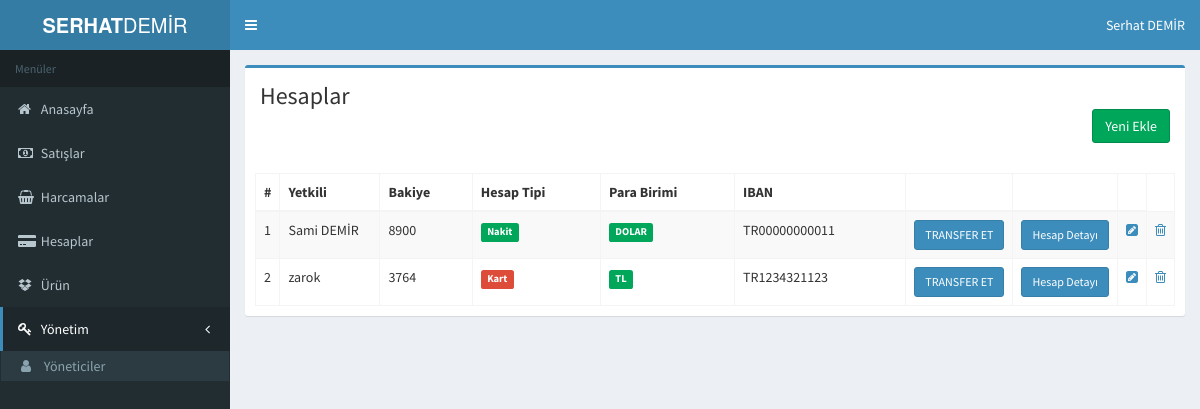
Screenshot of /proje/account.php (signed in) with the database file from the repository.
### tables this page shows
CREATE TABLE `account` (
  `account_id` int(11) NOT NULL,
  `account_date` datetime NOT NULL DEFAULT current_timestamp(),
  `account_authorized_name_surname` varchar(100) NOT NULL,
  `account_company` varchar(100) NOT NULL,
  `type` varchar(50) NOT NULL,
  `birim` varchar(50) NOT NULL,
  `bakiye` int(11) NOT NULL,
  `account_email` varchar(50) NOT NULL,
  `account_phone` varchar(50) NOT NULL,
  `account_tax_office` varchar(50) NOT NULL,
  `account_tax_number` varchar(50) NOT NULL,
  `account_iban` varchar(50) NOT NULL,
  `account_adress` text NOT NULL
);

### proje/setconfig.php (called while the page is built, shortened)
<?php
require_once 'netting/class.crud.php';
$db=new crud();
 ?>

### proje/netting/class.crud.php (called while the page is built, shortened)
<?php
class crud {
	private $db;
	private $dbhost=DBHOST;
	private $dbuser=DBUSER;
	private $dbpass=DBPWD;
	private $dbname=DBNAME;
	function __construct() {
		try {
			$this->db=new PDO('mysql:host='.$this->dbhost.';dbname='.$this->dbname.';charset=utf8',$this->dbuser,$this->dbpass);
		} catch (Exception $e) {
			die("Bağlantı Başarısız:".$e->getMessage());
		}
	}
	public function read($table,$options=[]) {
		try {
			if (isset($options['columns_name']) && empty($options['limit'])) {
				$stmt=$this->db->prepare("SELECT * FROM $table order by {$options['columns_name']} {$options['columns_sort']}");
			} else if (isset($options['columns_name']) && isset($options['limit'])) {
				$stmt=$this->db->prepare("SELECT * FROM $table order by {$options['columns_name']} {$options['columns_sort']} limit {$options['limit']}");
			} else {
				$stmt=$this->db->prepare("SELECT * FROM $table");
			}
			$stmt->execute();
			return $stmt;
		} catch (Exception $e) {
			echo $e->getMessage();
			return false;
		}
	}
}
?>

### proje/account.php (the view, shortened to what this page needs)
<?php
require_once 'header.php';
require_once 'sidebar.php'
?>
<div class="content-wrapper">
  <section class="content">
<div class="box box-primary">
 <div class="content-header">
  <h1 >Hesaplar</h1>
  <div align="right">
    <a href="?accountInsert=true"><button class="btn btn-success">Yeni Ekle</button></a>
    <br><br>
  </div>
</div>
<div class="box-body">
  <table id="example1" class="table table-bordered table-striped">
    <thead>
      <tr>
        <th align="center" width="5">#</th>
        <th>Yetkili</th>
        <th>Bakiye</th>
        <th>Hesap Tipi</th>
        <th>Para Birimi</th>
        <th>IBAN</th>
        <th></th>
        <th></th>
        <th></th>
      </tr>
    </thead>
    <tbody>
      <?php
      $sql=$db->read("account",[
        "columns_name" => "account_id",
        "columns_sort" => "DESC"
      ]);
      $say=1;
      while ($row=$sql->fetch(PDO::FETCH_ASSOC)) {  ?>
        <tr>
          <td><?php echo $say++; ?></td>
          <td width="100"><?php echo $row['account_authorized_name_surname'] ?></td>
          <td><?php echo $row['bakiye'] ?></td>
          <td><?php echo ($row['type']=='Nakit') ? "<span class='label label-success'>Nakit</span>" : "<span class='label label-danger'>Kart</span>" ?></td>
          <td><?php echo ($row['birim']=='DOLAR') ? "<span class='label label-success'>DOLAR</span>" : "<span class='label label-success'>TL</span>" ?></td>
          <td><?php echo $row['account_iban'] ?></td>
          <td width="20"><a href="transferet.php?id=<?php echo $row['account_id']; ?>"><button class="btn btn-primary btn-sm">TRANSFER ET</button></a></td>
          <td width="20"><a href="account-details.php?account_id=<?php echo $row['account_id']; ?>"><button class="btn btn-primary btn-sm">Hesap Detayı</button></a></td>
          <td align="center" width="5"><a href="?accountUpdate=true&account_id=<?php echo $row['account_id'] ?>"><i class="fa fa-pencil-square"></i></a></td>
          <td align="center" width="5"><a href="?accountDelete=True&account_id=<?php echo $row['account_id'] ?>"><i class="fa fa-trash-o"></i></a></td>
        </tr>
      <?php } ?>
    </table>
  </div>
</div>
</section>
</div>
<?php require_once 'footer.php'; ?>

### rows the page displays
account: account_authorized_name_surname "Sami DEMİR", bakiye "8900", type "Nakit", birim "DOLAR", account_iban "TR00000000011"
account: account_authorized_name_surname "zarok", bakiye "3764", type "Kart", birim "TL", account_iban "TR1234321123"

### other values shown
$_SESSION['admins']['admins_namesurname'] "Serhat DEMİR"
